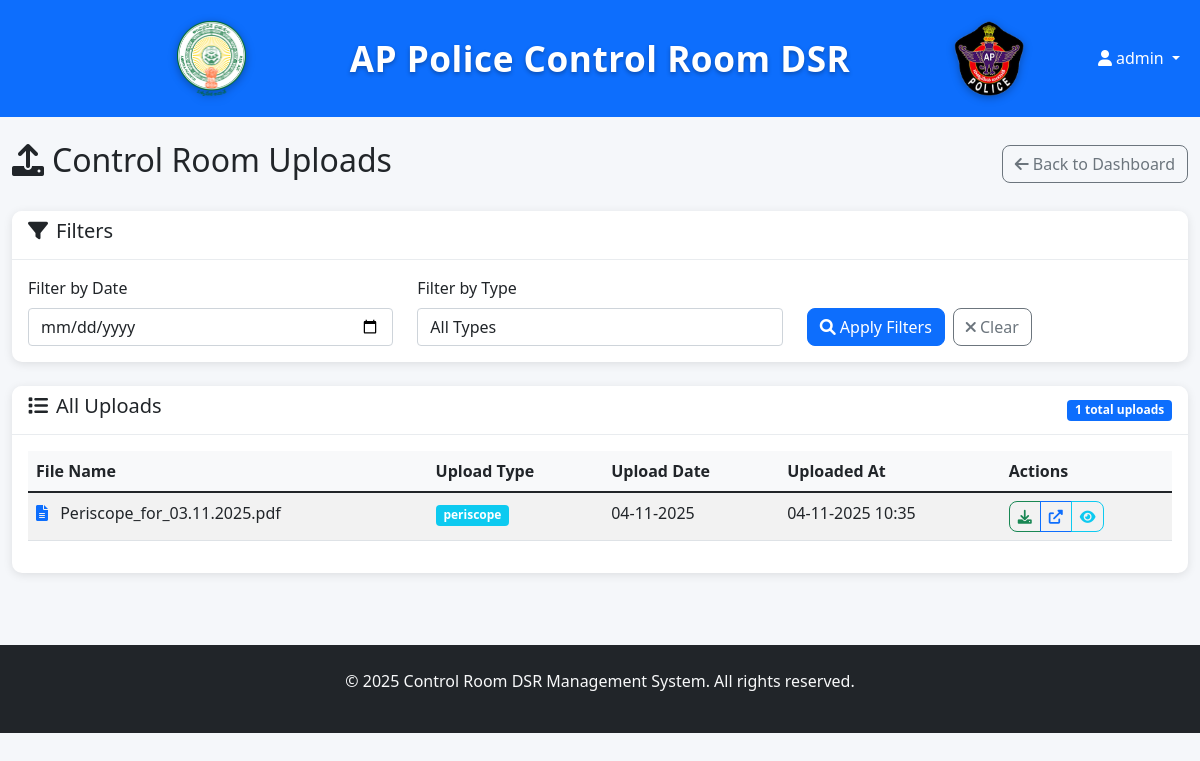
The page /admin/uploads (signed in) on the database its author committed.
### app/models.py (models this page shows, shortened)
class User(UserMixin, db.Model):
    id = db.Column(db.Integer, primary_key=True)
    username = db.Column(db.String(80), unique=True, nullable=False)
    password_hash = db.Column(db.String(255), nullable=False)
    user_type = db.Column(db.String(20), nullable=False)  # 'admin', 'district', 'controlroom'
    district_name = db.Column(db.String(100), nullable=True)  # For district users
    is_active = db.Column(db.Boolean, default=True)
    created_at = db.Column(db.DateTime, default=ist_now)
    last_password_change = db.Column(db.DateTime, default=ist_now)
    @property
    def password(self):
        """For backward compatibility, return None since we don't store plain passwords"""
        return None

class ControlRoomUpload(db.Model):
    id = db.Column(db.Integer, primary_key=True)
    date = db.Column(db.Date, nullable=False)
    upload_type = db.Column(db.String(50), nullable=False)  # 'periscope', 'vip_engagements', 'ps_rtm'
    filename = db.Column(db.String(255), nullable=False)
    original_filename = db.Column(db.String(255), nullable=False)
    file_path = db.Column(db.String(500), nullable=False)
    uploaded_at = db.Column(db.DateTime, default=datetime.utcnow)
    user_id = db.Column(db.Integer, db.ForeignKey('user.id'), nullable=False)

### app/routes.py (the view)
@admin_bp.route('/uploads')
@login_required
def uploads_view():
    if current_user.user_type != 'admin':
        flash('Access denied', 'error')
        return redirect(url_for('main.index'))
    page = request.args.get('page', 1, type=int)
    date_filter = request.args.get('date')
    type_filter = request.args.get('type')
    query = ControlRoomUpload.query
    if date_filter:
        try:
            filter_date = datetime.strptime(date_filter, '%Y-%m-%d').date()
            query = query.filter(ControlRoomUpload.date == filter_date)
        except ValueError:
            flash('Invalid date format', 'error')
    if type_filter:
        query = query.filter(ControlRoomUpload.upload_type == type_filter)
    uploads = query.order_by(ControlRoomUpload.uploaded_at.desc()).paginate(
        page=page, per_page=20, error_out=False)
    return render_template('admin/uploads.html', uploads=uploads)

### app/routes.py (called while the page is built)
@login_manager.user_loader
def load_user(user_id):
    return User.query.get(int(user_id))

### app/templates/admin/uploads.html (shortened to what this page needs)
{% extends "base.html" %}
{% block content %}
<div class="container-fluid py-4">
    <div class="row">
        <div class="col-12">
            <div class="d-flex justify-content-between align-items-center mb-4">
                <h2><i class="fas fa-upload me-2"></i>Control Room Uploads</h2>
                <a href="{{ url_for('admin.dashboard') }}" class="btn btn-outline-secondary">
                    <i class="fas fa-arrow-left me-1"></i>Back to Dashboard
                </a>
            </div>
        </div>
    </div>
    <div class="row mb-4">
        <div class="col-12">
            <div class="card">
                <div class="card-header">
                    <h5><i class="fas fa-filter me-2"></i>Filters</h5>
                </div>
                <div class="card-body">
                    <div class="row">
                        <div class="col-md-4">
                            <label for="dateFilter" class="form-label">Filter by Date</label>
                            <input type="date" class="form-control" id="dateFilter">
                        </div>
                        <div class="col-md-4">
                            <label for="typeFilter" class="form-label">Filter by Type</label>
                            <select class="form-control" id="typeFilter">
                                <option value="">All Types</option>
                            </select>
                        </div>
                        <div class="col-md-4 d-flex align-items-end gap-2">
                            <button class="btn btn-primary" onclick="applyFilters()">
                                <i class="fas fa-search"></i> Apply Filters
                            </button>
                            <button class="btn btn-outline-secondary" onclick="clearFilters()">
                                <i class="fas fa-times"></i> Clear
                            </button>
                        </div>
                    </div>
                </div>
            </div>
        </div>
    </div>
    <div class="row">
        <div class="col-12">
            <div class="card">
                <div class="card-header">
                    <div class="d-flex justify-content-between align-items-center">
                        <h5><i class="fas fa-list me-2"></i>All Uploads</h5>
                        <span class="badge bg-primary">{{ uploads.total }} total uploads</span>
                    </div>
                </div>
                <div class="card-body">
                    {% if uploads.items %}
                    <div class="table-responsive">
                        <table class="table table-striped table-hover" id="uploadsTable">
                            <thead class="table-dark">
                                <tr>
                                    <th>File Name</th>
                                    <th>Upload Type</th>
                                    <th>Upload Date</th>
                                    <th>Uploaded At</th>
                                    <th>Actions</th>
                                </tr>
                            </thead>
                            <tbody>
                                {% for upload in uploads.items %}
                                <tr>
                                    <td>
                                        <i class="fas fa-file-alt me-2 text-primary"></i>
                                        {{ upload.original_filename }}
                                    </td>
                                    <td>
                                        <span class="badge bg-info">{{ upload.upload_type }}</span>
                                    </td>
                                    <td>{{ upload.date.strftime('%d-%m-%Y') }}</td>
                                    <td>{{ upload.uploaded_at.strftime('%d-%m-%Y %H:%M') }}</td>
                                    <td>
                                        <div class="btn-group" role="group">
                                            <a href="{{ url_for('admin.download_upload', upload_id=upload.id) }}"
                                               class="btn btn-sm btn-outline-success" title="Download">
                                                <i class="fas fa-download"></i>
                                            </a>
                                            <a href="{{ url_for('admin.view_upload', upload_id=upload.id) }}"
                                               class="btn btn-sm btn-outline-primary" target="_blank" title="Open File">
                                                <i class="fas fa-external-link-alt"></i>
                                            </a>
                                            <button class="btn btn-sm btn-outline-info view-details-btn"
                                                    data-upload-id="{{ upload.id }}" title="View Details">
                                                <i class="fas fa-eye"></i>
                                            </button>
                                        </div>
                                    </td>
                                </tr>
                                {% endfor %}
                            </tbody>
                        </table>
                    </div>
                    {% else %}
                    <div class="text-center py-5">
                        <i class="fas fa-upload fa-3x text-muted mb-3"></i>
                        <h5>No uploads found</h5>
                        <p class="text-muted">No files have been uploaded by the Control Room yet.</p>
                    </div>
                    {% endif %}
                </div>
            </div>
        </div>
    </div>
</div>
{% endblock %}

### app/templates/base.html (shortened to what this page needs)
<!DOCTYPE html>
<html lang="en">
<head>
    <link href="https://cdn.jsdelivr.net/npm/bootstrap@5.1.3/dist/css/bootstrap.min.css" rel="stylesheet">
    <link href="https://cdnjs.cloudflare.com/ajax/libs/font-awesome/6.0.0/css/all.min.css" rel="stylesheet">
    <link href="{{ url_for('static', filename='css/style.css') }}" rel="stylesheet">
</head>
<body>
    <nav class="navbar navbar-expand-lg navbar-dark bg-primary">
        <div class="container-fluid">
            <div class="navbar-left" style="width: 250px;">
                <div class="d-flex align-items-center justify-content-end w-100">
                    <img src="{{ url_for('static', filename='images/logo-left.png') }}" alt="Left Logo" class="header-logo"
                         onerror="this.style.display='none'" style="max-height: 75px; max-width: 250px;">
                </div>
            </div>
            <div class="navbar-center flex-grow-1 text-center">
                <a class="navbar-brand mx-auto header-title" href="{{ url_for('main.index') }}">
                    AP Police Control Room DSR
                </a>
            </div>
            <div class="navbar-right" style="width: 250px;">
                <div class="d-flex align-items-center justify-content-between w-100">
                    <img src="{{ url_for('static', filename='images/logo.png') }}" alt="Logo" class="header-logo"
                         onerror="this.style.display='none'" style="max-height: 75px; max-width: 250px;">
                    {% if current_user.is_authenticated %}
                    <div class="navbar-nav">
                        <div class="nav-item dropdown">
                            <a class="nav-link dropdown-toggle text-white" href="#" role="button" data-bs-toggle="dropdown">
                                <i class="fas fa-user me-1"></i>{{ current_user.username }}
                            </a>
                        </div>
                    </div>
                    {% else %}
                    <div></div>
                    {% endif %}
                </div>
            </div>
        </div>
    </nav>
    <main>
        {% block content %}{% endblock %}
    </main>
    <footer class="bg-dark text-light py-4 mt-5">
        <div class="container text-center">
            <p>&copy; 2025 Control Room DSR Management System. All rights reserved.</p>
        </div>
    </footer>
</body>
</html>

### app/static/css/style.css (style rules this page uses)
:root { --primary-color: #0d6efd; --secondary-color: #6c757d; --success-color: #198754; --warning-color: #ffc107; --danger-color: #dc3545; --info-color: #0dcaf0; --light-color: #f8f9fa; --dark-color: #212529; }
body { font-family: 'Segoe UI', Tahoma, Geneva, Verdana, sans-serif; background-color: #f5f7fa; }
.table { background: white; }
.table th { background: var(--light-color); border-top: none; font-weight: 600; color: var(--dark-color); }
.card { border: none; box-shadow: 0 2px 10px rgba(0,0,0,0.1); border-radius: 10px; }
.card-header { background: white; border-bottom: 1px solid #e9ecef; border-radius: 10px 10px 0 0 !important; font-weight: 600; }
.btn { border-radius: 8px; font-weight: 500; transition: all 0.2s; }
.navbar-brand { font-weight: 600; font-size: 1.25rem; }
.header-title { font-size: 2.2rem !important; font-weight: 700 !important; color: white !important; text-decoration: none !important; letter-spacing: 0.5px; text-shadow: 0 2px 4px rgba(0,0,0,0.3); }
.header-logo { transition: transform 0.3s ease; filter: drop-shadow(0 2px 4px rgba(0,0,0,0.3)); }
.navbar-left, .navbar-right { min-height: 85px; display: flex; align-items: center; }
.navbar-left { padding-right: 1rem; }
.navbar-right { padding-left: 1rem; }
.navbar { padding-top: 1rem !important; padding-bottom: 1rem !important; }
.navbar-center { display: flex; justify-content: center; align-items: center; }
footer { background: var(--dark-color) !important; }
.card-header .badge { font-size: 0.75em; vertical-align: middle; }

### rows shown on the page
User: username "admin"
ControlRoomUpload: original_filename "Periscope_for_03.11.2025.pdf", upload_type "periscope", date "04-11-2025", uploaded_at "04-11-2025 10:35"

### other values the page prints
{{ uploads.total }} "1"
